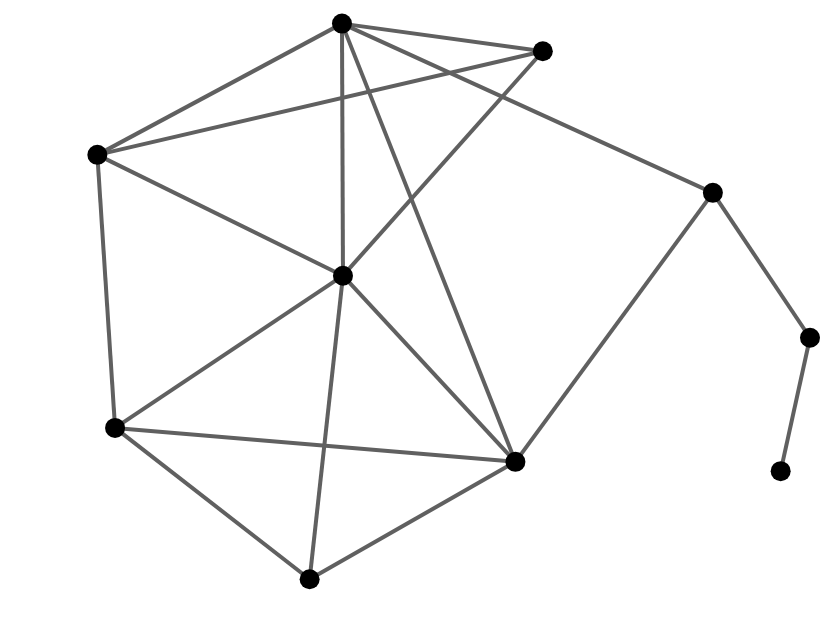

This figure's notebook cell:
### Markdown cell above
Unstyled one liner

### Code cell
G = nx.krackhardt_kite_graph()

chart =  alph(G)

chart.configure_view(strokeWidth=0).properties(width=400, height=300)

### Figure 1 — Vega-Lite specification as saved in the notebook (floating-point values rounded to 4 significant figures)
{"$schema": "https://vega.github.io/schema/vega-lite/v4.17.0.json", "config": {"view": {"continuousHeight": 300, "continuousWidth": 400, "strokeWidth": 0}}, "datasets": {"data-b0fa46cd8f257461eff4d218e4a0687c": [{"edge": 0, "pair": [0, 1], "source": 0, "target": 1, "x": 87.36, "y": 417.2}, {"edge": 0, "pair": [0, 1], "source": 0, "target": 1, "x": 105.1, "y": 166.9}, {"edge": 1, "pair": [0, 2], "source": 0, "target": 2, "x": 87.36, "y": 417.2}, {"edge": 1, "pair": [0, 2], "source": 0, "target": 2, "x": 532.8, "y": 512.2}, {"edge": 2, "pair": [0, 3], "source": 0, "target": 3, "x": 87.36, "y": 417.2}, {"edge": 2, "pair": [0, 3], "source": 0, "target": 3, "x": 333.0, "y": 306.4}, {"edge": 3, "pair": [0, 5], "source": 0, "target": 5, "x": 87.36, "y": 417.2}, {"edge": 3, "pair": [0, 5], "source": 0, "target": 5, "x": 332.0, "y": 537.5}, {"edge": 4, "pair": [1, 3], "source": 1, "target": 3, "x": 105.1, "y": 166.9}, {"edge": 4, "pair": [1, 3], "source": 1, "target": 3, "x": 333.0, "y": 306.4}, {"edge": 5, "pair": [1, 4], "source": 1, "target": 4, "x": 105.1, "y": 166.9}, {"edge": 5, "pair": [1, 4], "source": 1, "target": 4, "x": 299.6, "y": 28.16}, {"edge": 6, "pair": [1, 6], "source": 1, "target": 6, "x": 105.1, "y": 166.9}, {"edge": 6, "pair": [1, 6], "source": 1, "target": 6, "x": 505.4, "y": 135.8}, {"edge": 7, "pair": [2, 3], "source": 2, "target": 3, "x": 532.8, "y": 512.2}, {"edge": 7, "pair": [2, 3], "source": 2, "target": 3, "x": 333.0, "y": 306.4}, {"edge": 8, "pair": [2, 5], "source": 2, "target": 5, "x": 532.8, "y": 512.2}, {"edge": 8, "pair": [2, 5], "source": 2, "target": 5, "x": 332.0, "y": 537.5}, {"edge": 9, "pair": [3, 4], "source": 3, "target": 4, "x": 333.0, "y": 306.4}, {"edge": 9, "pair": [3, 4], "source": 3, "target": 4, "x": 299.6, "y": 28.16}, {"edge": 10, "pair": [3, 5], "source": 3, "target": 5, "x": 333.0, "y": 306.4}, {"edge": 10, "pair": [3, 5], "source": 3, "target": 5, "x": 332.0, "y": 537.5}, {"edge": 11, "pair": [3, 6], "source": 3, "target": 6, "x": 333.0, "y": 306.4}, {"edge": 11, "pair": [3, 6], "source": 3, "target": 6, "x": 505.4, "y": 135.8}, {"edge": 12, "pair": [4, 6], "source": 4, "target": 6, "x": 299.6, "y": 28.16}, {"edge": 12, "pair": [4, 6], "source": 4, "target": 6, "x": 505.4, "y": 135.8}, {"edge": 13, "pair": [5, 6], "source": 5, "target": 6, "x": 332.0, "y": 537.5}, {"edge": 13, "pair": [5, 6], "source": 5, "target": 6, "x": 505.4, "y": 135.8}, {"edge": 14, "pair": [5, 7], "source": 5, "target": 7, "x": 332.0, "y": 537.5}, {"edge": 14, "pair": [5, 7], "source": 5, "target": 7, "x": 702.9, "y": 382.4}, {"edge": 15, "pair": [6, 7], "source": 6, "target": 7, "x": 505.4, "y": 135.8}, {"edge": 15, "pair": [6, 7], "source": 6, "target": 7, "x": 702.9, "y": 382.4}, {"edge": 16, "pair": [7, 8], "source": 7, "target": 8, "x": 702.9, "y": 382.4}, {"edge": 16, "pair": [7, 8], "source": 7, "target": 8, "x": 800, "y": 249.6}, {"edge": 17, "pair": [8, 9], "source": 8, "target": 9, "x": 800, "y": 249.6}, {"edge": 17, "pair": [8, 9], "source": 8, "target": 9, "x": 770.7, "y": 127.3}], "data-ebb3109aea19c637a269a5e0f89e838a": [{"__node_r": 5, "__node_size": 100, "x": 87.36, "y": 417.2}, {"__node_r": 5, "__node_size": 100, "x": 105.1, "y": 166.9}, {"__node_r": 5, "__node_size": 100, "x": 532.8, "y": 512.2}, {"__node_r": 5, "__node_size": 100, "x": 333.0, "y": 306.4}, {"__node_r": 5, "__node_size": 100, "x": 299.6, "y": 28.16}, {"__node_r": 5, "__node_size": 100, "x": 332.0, "y": 537.5}, {"__node_r": 5, "__node_size": 100, "x": 505.4, "y": 135.8}, {"__node_r": 5, "__node_size": 100, "x": 702.9, "y": 382.4}, {"__node_r": 5, "__node_size": 100, "x": 800, "y": 249.6}, {"__node_r": 5, "__node_size": 100, "x": 770.7, "y": 127.3}]}, "height": 300, "layer": [{"data": {"name": "data-b0fa46cd8f257461eff4d218e4a0687c"}, "encoding": {"color": {"value": "#606060"}, "detail": {"field": "edge", "type": "quantitative"}, "opacity": {"value": 1}, "strokeWidth": {"value": 2}, "x": {"axis": {"domain": false, "grid": false, "labels": false, "ticks": false, "title": ""}, "field": "x", "type": "quantitative"}, "y": {"axis": {"domain": false, "grid": false, "labels": false, "ticks": false, "title": ""}, "field": "y", "type": "quantitative"}}, "mark": "line"}, {"data": {"name": "data-ebb3109aea19c637a269a5e0f89e838a"}, "encoding": {"fill": {"value": "#000"}, "opacity": {"value": 1}, "size": {"value": 100}, "stroke": {"value": "#565656"}, "strokeWidth": {"value": 0}, "tooltip": [], "x": {"axis": {"domain": false, "grid": false, "labels": false, "ticks": false, "title": ""}, "field": "x", "type": "quantitative"}, "y": {"axis": {"domain": false, "grid": false, "labels": false, "ticks": false, "title": ""}, "field": "y", "type": "quantitative"}}, "mark": "circle"}], "resolve": {"scale": {"color": "independent", "fill": "independent", "opacity": "independent", "size": "independent", "strokeWidth": "independent"}}, "width": 400}
